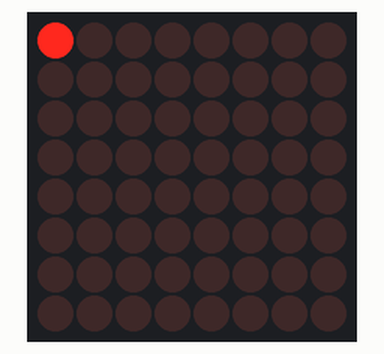
This sketch was run on a simulated Arduino Uno, built with avr-gcc and run on an emulated ATmega328P. Shown: 8×8 LED matrix.

Above: at 0.15 s.
At 1.35 s:
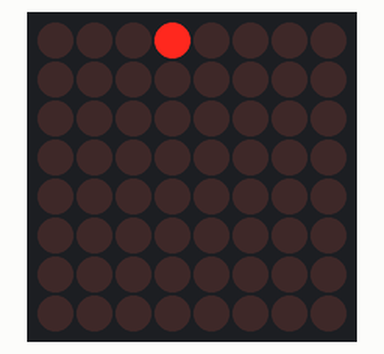
At 2.96 s:
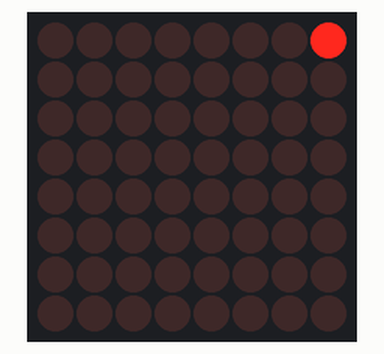
At 5.77 s:
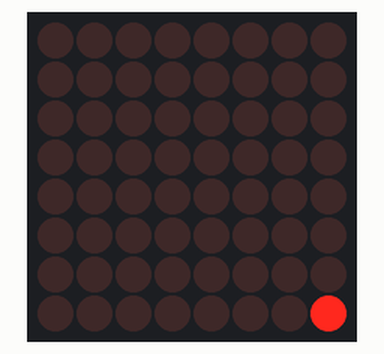
At 8.59 s:
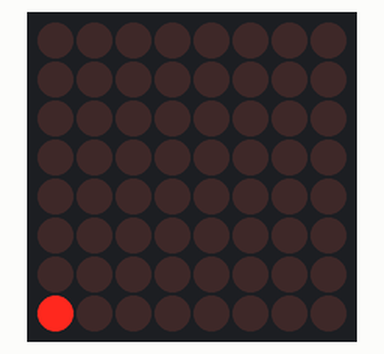
At 11.8 s:
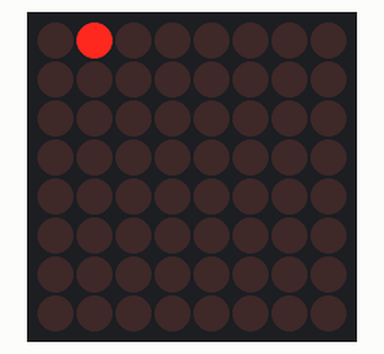

The sketch:

sketch_mar10b.ino
```cpp
#include <SPI.h>
#include <Adafruit_GFX.h>

#include <Max72xxPanel.h>

int pinCS = 9;
int numberOfHorizontalDisplays = 1;
int numberOfVerticalDisplays = 1;

Max72xxPanel matrix = Max72xxPanel(pinCS, numberOfHorizontalDisplays, numberOfVerticalDisplays);

void setup() {
    matrix.setIntensity(4);

}
 int a1=0;
 int a2=0;

void loop() {
  if((a1==7)&&(a2<7)) {matrix.drawPixel(a1, a2, HIGH);
     matrix.write();
    delay(300);
    matrix.drawPixel(a1, a2, LOW);
     matrix.write();
    delay(100);
    a2=a2+1;
  }
  if((a1>0)&&(a2==7)) {matrix.drawPixel(a1, a2, HIGH);
   matrix.write();
    delay(300);
    matrix.drawPixel(a1, a2, LOW);
     matrix.write();
    delay(100);
    a1=a1-1;
  }
  if((a1==0)&&(a2>0)) {matrix.drawPixel(a1, a2, HIGH);
   matrix.write();
    delay(300);
    matrix.drawPixel(a1, a2, LOW);
     matrix.write();
    delay(100);
    a2=a2-1;
  }
 if((a1<7)&&(a2==0)) {matrix.drawPixel(a1, a2, HIGH);
  matrix.write();
    delay(300);
    matrix.drawPixel(a1, a2, LOW);
     matrix.write();
    delay(100);
    a1=a1+1;
  }
}
```

Measured:
- by itself, everything shown: repeats every 11.3 s, in 56 steps
